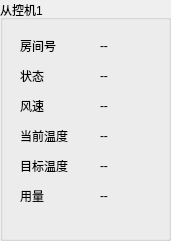
   <widget class="QGroupBox" name="groupBox">
    <property name="geometry">
     <rect>
      <x>230</x>
      <y>130</y>
      <width>171</width>
      <height>241</height>
     </rect>
    </property>
    <property name="title">
     <string>从控机1</string>
    </property>
    <widget class="QLabel" name="label">
     <property name="geometry">
      <rect>
       <x>20</x>
       <y>70</y>
       <width>54</width>
       <height>12</height>
      </rect>
     </property>
     <property name="text">
      <string>状态</string>
     </property>
    </widget>
    <widget class="QLabel" name="label_2">
     <property name="geometry">
      <rect>
       <x>20</x>
       <y>40</y>
       <width>54</width>
       <height>12</height>
      </rect>
     </property>
     <property name="text">
      <string>房间号</string>
     </property>
    </widget>
    <widget class="QLabel" name="label_3">
     <property name="geometry">
      <rect>
       <x>20</x>
       <y>100</y>
       <width>54</width>
       <height>12</height>
      </rect>
     </property>
     <property name="text">
      <string>风速</string>
     </property>
    </widget>
    <widget class="QLabel" name="label_4">
     <property name="geometry">
      <rect>
       <x>20</x>
       <y>130</y>
       <width>54</width>
       <height>12</height>
      </rect>
     </property>
     <property name="text">
      <string>当前温度</string>
     </property>
    </widget>
    <widget class="QLabel" name="label_5">
     <property name="geometry">
      <rect>
       <x>20</x>
       <y>160</y>
       <width>54</width>
       <height>12</height>
      </rect>
     </property>
     <property name="text">
      <string>目标温度</string>
     </property>
    </widget>
    <widget class="QLabel" name="label_6">
     <property name="geometry">
      <rect>
       <x>20</x>
       <y>190</y>
       <width>54</width>
       <height>12</height>
      </rect>
     </property>
     <property name="text">
      <string>用量</string>
     </property>
    </widget>
    <widget class="QLabel" name="roomLabel_1">
     <property name="geometry">
      <rect>
       <x>100</x>
       <y>40</y>
       <width>54</width>
       <height>12</height>
      </rect>
     </property>
     <property name="text">
      <string>--</string>
     </property>
    </widget>
    <widget class="QLabel" name="statusLabel_1">
     <property name="geometry">
      <rect>
       <x>100</x>
       <y>70</y>
       <width>54</width>
       <height>12</height>
      </rect>
     </property>
     <property name="text">
      <string>--</string>
     </property>
    </widget>
    <widget class="QLabel" name="windLabel_1">
     <property name="geometry">
      <rect>
       <x>100</x>
       <y>100</y>
       <width>54</width>
       <height>12</height>
      </rect>
     </property>
     <property name="text">
      <string>--</string>
     </property>
    </widget>
    <widget class="QLabel" name="currentLabel_1">
     <property name="geometry">
      <rect>
       <x>100</x>
       <y>130</y>
       <width>54</width>
       <height>12</height>
      </rect>
     </property>
     <property name="text">
      <string>--</string>
     </property>
    </widget>
    <widget class="QLabel" name="targetLabel_1">
     <property name="geometry">
      <rect>
       <x>100</x>
       <y>160</y>
       <width>54</width>
       <height>12</height>
      </rect>
     </property>
     <property name="text">
      <string>--</string>
     </property>
    </widget>
    <widget class="QLabel" name="usageLabel_1">
     <property name="geometry">
      <rect>
       <x>100</x>
       <y>190</y>
       <width>54</width>
       <height>12</height>
      </rect>
     </property>
     <property name="text">
      <string>--</string>
     </property>
    </widget>
   </widget>
